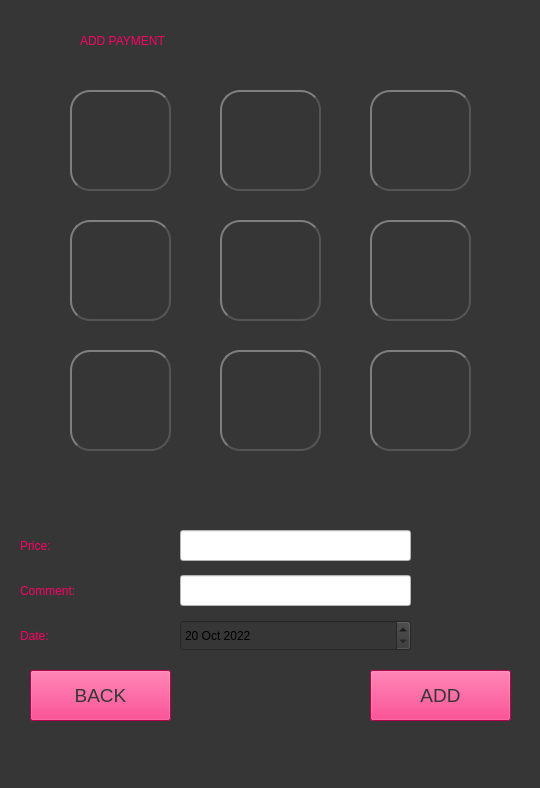
<?xml version="1.0" encoding="UTF-8"?>
<ui version="4.0">
 <class>Dialog</class>
 <widget class="QDialog" name="Dialog">
  <property name="geometry">
   <rect>
    <x>0</x>
    <y>0</y>
    <width>540</width>
    <height>788</height>
   </rect>
  </property>
  <property name="windowTitle">
   <string>Dialog</string>
  </property>
  <property name="styleSheet">
   <string notr="true">background-color: rgb(54, 54, 54);</string>
  </property>
  <widget class="QLabel" name="label_login">
   <property name="geometry">
    <rect>
     <x>80</x>
     <y>10</y>
     <width>391</width>
     <height>61</height>
    </rect>
   </property>
   <property name="styleSheet">
    <string notr="true">color: rgb(255, 0, 102); font: 87 28pt &quot;Arial Black&quot;;</string>
   </property>
   <property name="text">
    <string>ADD PAYMENT</string>
   </property>
  </widget>
  <widget class="QPushButton" name="foodbutton">
   <property name="geometry">
    <rect>
     <x>70</x>
     <y>90</y>
     <width>101</width>
     <height>101</height>
    </rect>
   </property>
   <property name="styleSheet">
    <string notr="true"> color: #333;
    border: 2px solid #555;
    border-radius: 20px;
    border-style: outset;
    background: qradialgradient(
        cx: 0.3, cy: -0.4, fx: 0.3, fy: -0.4,
        radius: 1.35, stop: 0 #fff, stop: 1 #888
        );
    padding: 5px;
background-color: rgb(54, 54, 54);</string>
   </property>
   <property name="text">
    <string/>
   </property>
   <property name="icon">
    <iconset>
     <normalon>../images/food.ico</normalon>
    </iconset>
   </property>
   <property name="iconSize">
    <size>
     <width>101</width>
     <height>101</height>
    </size>
   </property>
  </widget>
  <widget class="QLabel" name="label_choosed">
   <property name="geometry">
    <rect>
     <x>160</x>
     <y>470</y>
     <width>231</width>
     <height>31</height>
    </rect>
   </property>
   <property name="layoutDirection">
    <enum>Qt::LeftToRight</enum>
   </property>
   <property name="autoFillBackground">
    <bool>false</bool>
   </property>
   <property name="styleSheet">
    <string notr="true">color:rgb(255,0,102); font: 87 14pt &quot;Arial Black&quot;;</string>
   </property>
   <property name="text">
    <string/>
   </property>
   <property name="alignment">
    <set>Qt::AlignCenter</set>
   </property>
  </widget>
  <widget class="QPushButton" name="pushButton_add">
   <property name="geometry">
    <rect>
     <x>370</x>
     <y>670</y>
     <width>141</width>
     <height>51</height>
    </rect>
   </property>
   <property name="styleSheet">
    <string notr="true">font-size:14pt;color:rgb(54,54,54);
background-color: rgb(255,0,102);
font: 87 14pt &quot;Arial Black&quot;;</string>
   </property>
   <property name="text">
    <string>ADD</string>
   </property>
  </widget>
  <widget class="QLineEdit" name="lineEdit_price">
   <property name="geometry">
    <rect>
     <x>180</x>
     <y>530</y>
     <width>231</width>
     <height>31</height>
    </rect>
   </property>
   <property name="layoutDirection">
    <enum>Qt::LeftToRight</enum>
   </property>
   <property name="autoFillBackground">
    <bool>false</bool>
   </property>
   <property name="styleSheet">
    <string notr="true">background-color: rgb(255, 255, 255);
font: 87 14pt &quot;Arial Black&quot;;</string>
   </property>
   <property name="text">
    <string/>
   </property>
  </widget>
  <widget class="QPushButton" name="cleaningbutton">
   <property name="geometry">
    <rect>
     <x>220</x>
     <y>90</y>
     <width>101</width>
     <height>101</height>
    </rect>
   </property>
   <property name="styleSheet">
    <string notr="true"> color: #333;
    border: 2px solid #555;
    border-radius: 20px;
    border-style: outset;
    background: qradialgradient(
        cx: 0.3, cy: -0.4, fx: 0.3, fy: -0.4,
        radius: 1.35, stop: 0 #fff, stop: 1 #888
        );
    padding: 5px;
background-color: rgb(54, 54, 54);</string>
   </property>
   <property name="text">
    <string/>
   </property>
   <property name="icon">
    <iconset>
     <normalon>../images/cleaning.png</normalon>
    </iconset>
   </property>
   <property name="iconSize">
    <size>
     <width>101</width>
     <height>101</height>
    </size>
   </property>
  </widget>
  <widget class="QPushButton" name="billbutton">
   <property name="geometry">
    <rect>
     <x>370</x>
     <y>90</y>
     <width>101</width>
     <height>101</height>
    </rect>
   </property>
   <property name="styleSheet">
    <string notr="true"> color: #333;
    border: 2px solid #555;
    border-radius: 20px;
    border-style: outset;
    background: qradialgradient(
        cx: 0.3, cy: -0.4, fx: 0.3, fy: -0.4,
        radius: 1.35, stop: 0 #fff, stop: 1 #888
        );
    padding: 5px;
background-color: rgb(54, 54, 54);</string>
   </property>
   <property name="text">
    <string/>
   </property>
   <property name="icon">
    <iconset>
     <normalon>../images/bill.png</normalon>
    </iconset>
   </property>
   <property name="iconSize">
    <size>
     <width>101</width>
     <height>101</height>
    </size>
   </property>
  </widget>
  <widget class="QPushButton" name="transportbutton">
   <property name="geometry">
    <rect>
     <x>370</x>
     <y>220</y>
     <width>101</width>
     <height>101</height>
    </rect>
   </property>
   <property name="styleSheet">
    <string notr="true"> color: #333;
    border: 2px solid #555;
    border-radius: 20px;
    border-style: outset;
    background: qradialgradient(
        cx: 0.3, cy: -0.4, fx: 0.3, fy: -0.4,
        radius: 1.35, stop: 0 #fff, stop: 1 #888
        );
    padding: 5px;
background-color: rgb(54, 54, 54);</string>
   </property>
   <property name="text">
    <string/>
   </property>
   <property name="icon">
    <iconset>
     <normalon>../images/vehicles.png</normalon>
    </iconset>
   </property>
   <property name="iconSize">
    <size>
     <width>101</width>
     <height>101</height>
    </size>
   </property>
  </widget>
  <widget class="QPushButton" name="selfcarebutton">
   <property name="geometry">
    <rect>
     <x>220</x>
     <y>220</y>
     <width>101</width>
     <height>101</height>
    </rect>
   </property>
   <property name="styleSheet">
    <string notr="true"> color: #333;
    border: 2px solid #555;
    border-radius: 20px;
    border-style: outset;
    background: qradialgradient(
        cx: 0.3, cy: -0.4, fx: 0.3, fy: -0.4,
        radius: 1.35, stop: 0 #fff, stop: 1 #888
        );
    padding: 5px;
background-color: rgb(54, 54, 54);</string>
   </property>
   <property name="text">
    <string/>
   </property>
   <property name="icon">
    <iconset>
     <normalon>../images/personal-care.png</normalon>
    </iconset>
   </property>
   <property name="iconSize">
    <size>
     <width>101</width>
     <height>101</height>
    </size>
   </property>
  </widget>
  <widget class="QPushButton" name="rentbutton">
   <property name="geometry">
    <rect>
     <x>70</x>
     <y>220</y>
     <width>101</width>
     <height>101</height>
    </rect>
   </property>
   <property name="styleSheet">
    <string notr="true"> color: #333;
    border: 2px solid #555;
    border-radius: 20px;
    border-style: outset;
    background: qradialgradient(
        cx: 0.3, cy: -0.4, fx: 0.3, fy: -0.4,
        radius: 1.35, stop: 0 #fff, stop: 1 #888
        );
    padding: 5px;
background-color: rgb(54, 54, 54);</string>
   </property>
   <property name="text">
    <string/>
   </property>
   <property name="icon">
    <iconset>
     <normalon>../images/house.png</normalon>
    </iconset>
   </property>
   <property name="iconSize">
    <size>
     <width>101</width>
     <height>101</height>
    </size>
   </property>
  </widget>
  <widget class="QPushButton" name="othersbutton">
   <property name="geometry">
    <rect>
     <x>370</x>
     <y>350</y>
     <width>101</width>
     <height>101</height>
    </rect>
   </property>
   <property name="styleSheet">
    <string notr="true"> color: #333;
    border: 2px solid #555;
    border-radius: 20px;
    border-style: outset;
    background: qradialgradient(
        cx: 0.3, cy: -0.4, fx: 0.3, fy: -0.4,
        radius: 1.35, stop: 0 #fff, stop: 1 #888
        );
    padding: 5px;
background-color: rgb(54, 54, 54);</string>
   </property>
   <property name="text">
    <string/>
   </property>
   <property name="icon">
    <iconset>
     <normalon>../images/others.png</normalon>
    </iconset>
   </property>
   <property name="iconSize">
    <size>
     <width>101</width>
     <height>101</height>
    </size>
   </property>
  </widget>
  <widget class="QPushButton" name="healthbutton">
   <property name="geometry">
    <rect>
     <x>220</x>
     <y>350</y>
     <width>101</width>
     <height>101</height>
    </rect>
   </property>
   <property name="styleSheet">
    <string notr="true"> color: #333;
    border: 2px solid #555;
    border-radius: 20px;
    border-style: outset;
    background: qradialgradient(
        cx: 0.3, cy: -0.4, fx: 0.3, fy: -0.4,
        radius: 1.35, stop: 0 #fff, stop: 1 #888
        );
    padding: 5px;
background-color: rgb(54, 54, 54);</string>
   </property>
   <property name="text">
    <string/>
   </property>
   <property name="icon">
    <iconset>
     <normalon>../images/healthcare.png</normalon>
    </iconset>
   </property>
   <property name="iconSize">
    <size>
     <width>101</width>
     <height>101</height>
    </size>
   </property>
  </widget>
  <widget class="QPushButton" name="snackbutton">
   <property name="geometry">
    <rect>
     <x>70</x>
     <y>350</y>
     <width>101</width>
     <height>101</height>
    </rect>
   </property>
   <property name="styleSheet">
    <string notr="true"> color: #333;
    border: 2px solid #555;
    border-radius: 20px;
    border-style: outset;
    background: qradialgradient(
        cx: 0.3, cy: -0.4, fx: 0.3, fy: -0.4,
        radius: 1.35, stop: 0 #fff, stop: 1 #888
        );
    padding: 5px;
background-color: rgb(54, 54, 54);</string>
   </property>
   <property name="text">
    <string/>
   </property>
   <property name="icon">
    <iconset>
     <normalon>../images/snack.png</normalon>
    </iconset>
   </property>
   <property name="iconSize">
    <size>
     <width>101</width>
     <height>101</height>
    </size>
   </property>
  </widget>
  <widget class="QLabel" name="label_price">
   <property name="geometry">
    <rect>
     <x>20</x>
     <y>530</y>
     <width>81</width>
     <height>31</height>
    </rect>
   </property>
   <property name="styleSheet">
    <string notr="true">color:rgb(255,0,102);
font: 87 14pt &quot;Arial Black&quot;;</string>
   </property>
   <property name="text">
    <string>Price:</string>
   </property>
  </widget>
  <widget class="QLabel" name="label_price_2">
   <property name="geometry">
    <rect>
     <x>20</x>
     <y>575</y>
     <width>131</width>
     <height>31</height>
    </rect>
   </property>
   <property name="styleSheet">
    <string notr="true">color:rgb(255,0,102);
font: 87 14pt &quot;Arial Black&quot;;</string>
   </property>
   <property name="text">
    <string>Comment:</string>
   </property>
  </widget>
  <widget class="QLineEdit" name="lineEdit_comment">
   <property name="geometry">
    <rect>
     <x>180</x>
     <y>575</y>
     <width>231</width>
     <height>31</height>
    </rect>
   </property>
   <property name="styleSheet">
    <string notr="true">background-color: rgb(255, 255, 255);
font: 87 14pt &quot;Arial Black&quot;;</string>
   </property>
   <property name="text">
    <string/>
   </property>
  </widget>
  <widget class="QPushButton" name="pushButton_back">
   <property name="geometry">
    <rect>
     <x>30</x>
     <y>670</y>
     <width>141</width>
     <height>51</height>
    </rect>
   </property>
   <property name="styleSheet">
    <string notr="true">font-size:14pt;color:rgb(54,54,54);
background-color: rgb(255,0,102);
font: 87 14pt &quot;Arial Black&quot;;</string>
   </property>
   <property name="text">
    <string>BACK</string>
   </property>
  </widget>
  <widget class="QLabel" name="label_warning">
   <property name="geometry">
    <rect>
     <x>90</x>
     <y>740</y>
     <width>351</width>
     <height>31</height>
    </rect>
   </property>
   <property name="styleSheet">
    <string notr="true">color:rgb(255,255,255); font: 87 14pt &quot;Arial Black&quot;;</string>
   </property>
   <property name="text">
    <string/>
   </property>
  </widget>
  <widget class="QDateEdit" name="dateEdit">
   <property name="geometry">
    <rect>
     <x>180</x>
     <y>620</y>
     <width>231</width>
     <height>31</height>
    </rect>
   </property>
   <property name="styleSheet">
    <string notr="true">background-color: rgb(255, 255, 255);
font: 87 14pt &quot;Arial Black&quot;;

dateEdit_tabDetail-&gt;setDate(QDate::currentDate());</string>
   </property>
   <property name="dateTime">
    <datetime>
     <hour>0</hour>
     <minute>0</minute>
     <second>0</second>
     <year>2022</year>
     <month>10</month>
     <day>20</day>
    </datetime>
   </property>
   <property name="minimumDateTime">
    <datetime>
     <hour>0</hour>
     <minute>0</minute>
     <second>0</second>
     <year>2022</year>
     <month>10</month>
     <day>20</day>
    </datetime>
   </property>
   <property name="maximumDate">
    <date>
     <year>2030</year>
     <month>12</month>
     <day>31</day>
    </date>
   </property>
   <property name="minimumDate">
    <date>
     <year>2022</year>
     <month>10</month>
     <day>20</day>
    </date>
   </property>
  </widget>
  <widget class="QLabel" name="label_date">
   <property name="geometry">
    <rect>
     <x>20</x>
     <y>620</y>
     <width>131</width>
     <height>31</height>
    </rect>
   </property>
   <property name="styleSheet">
    <string notr="true">color:rgb(255,0,102);
font: 87 14pt &quot;Arial Black&quot;;</string>
   </property>
   <property name="text">
    <string>Date:</string>
   </property>
  </widget>
 </widget>
 <resources/>
 <connections/>
</ui>
